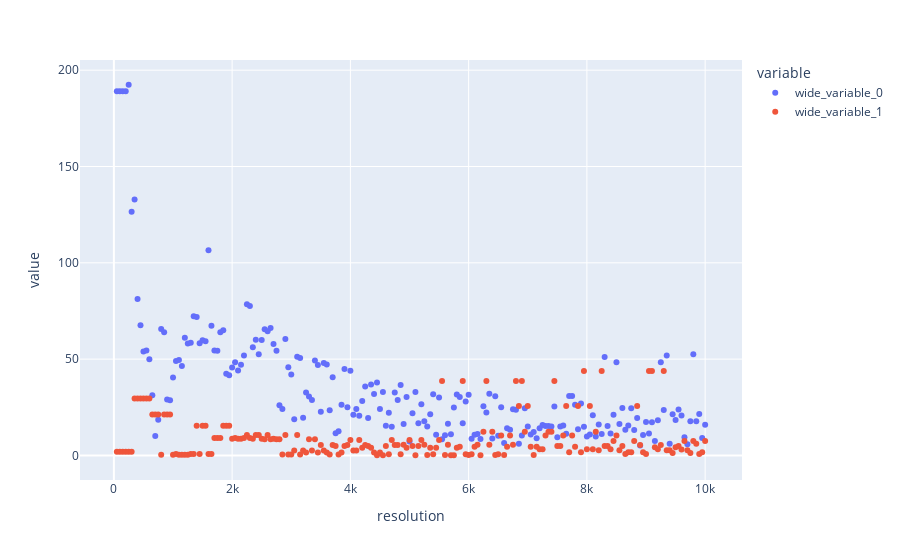

Notebook code cell kept with this figure:
### Code cell
px.scatter(x=Ns[:200], y=[results1, results_nq], labels={"x": "resolution", "y": "smallest distance from nest"})

### Figure 1 — Plotly figure (JSON) as saved in the notebook; plotly's stock layout.template omitted (floating-point values rounded to 4 significant figures; data arrays with more than 128 entries replaced by an {"elided": "..."} marker saying what was removed)
{"data": [{"hovertemplate": "variable=wide_variable_0<br>resolution=%{x}<br>value=%{y}<extra></extra>", "legendgroup": "wide_variable_0", "marker": {"color": "#636efa", "symbol": "circle"}, "mode": "markers", "name": "wide_variable_0", "orientation": "v", "showlegend": true, "type": "scatter", "x": {"elided": "200 int values"}, "xaxis": "x", "y": {"elided": "200 float values"}, "yaxis": "y"}, {"hovertemplate": "variable=wide_variable_1<br>resolution=%{x}<br>value=%{y}<extra></extra>", "legendgroup": "wide_variable_1", "marker": {"color": "#EF553B", "symbol": "circle"}, "mode": "markers", "name": "wide_variable_1", "orientation": "v", "showlegend": true, "type": "scatter", "x": {"elided": "200 int values"}, "xaxis": "x", "y": {"elided": "200 float values"}, "yaxis": "y"}], "layout": {"legend": {"title": {"text": "variable"}, "tracegroupgap": 0}, "margin": {"t": 60}, "xaxis": {"anchor": "y", "domain": [0, 1], "title": {"text": "resolution"}}, "yaxis": {"anchor": "x", "domain": [0, 1], "title": {"text": "value"}}}}
